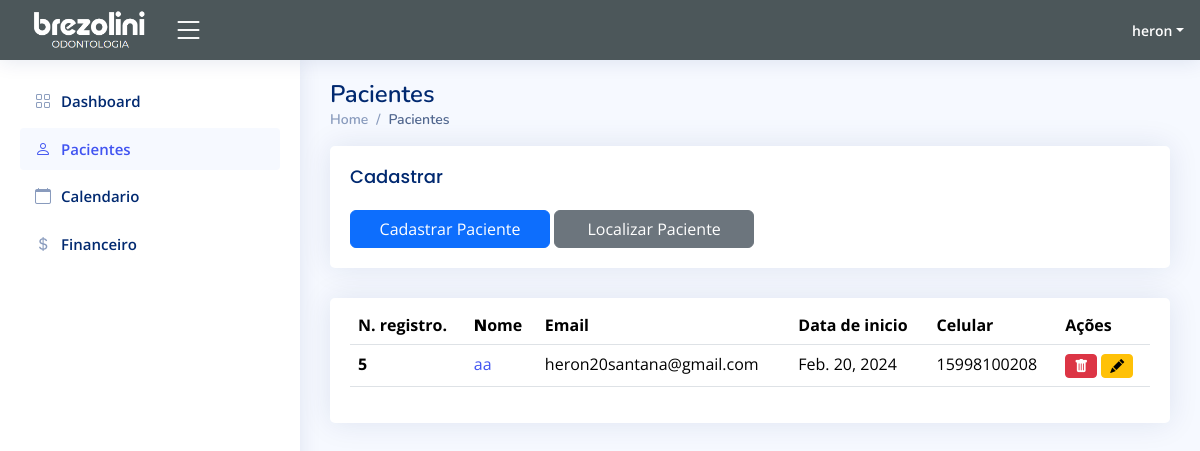
The page /pacientes (signed in) on the database its author committed.
### app/models.py (models this page shows, shortened)
class Paciente(models.Model):
    Nome = models.CharField(max_length=100, blank=False, null=True)
    Email = models.CharField(max_length=100, blank=False, null=True)
    Data_cadastro = models.DateField(blank=False, null=True)
    Data_Nascimento = models.DateField(blank=False, null=True)
    Estado_civil = models.CharField(max_length=100, blank=False, null=True)
    Grupo = models.CharField(max_length=100, blank=False, null=True)
    Situacao_atual = models.CharField(max_length=100, blank=False, null=True)
    observacoes= models.CharField(max_length=256, blank=False, null=True)
    genero = models.CharField(max_length=100, blank=False, null=True)
    celular = models.CharField(max_length=20, blank=False, null=True)
    clinica = models.CharField(max_length=100, blank=False, null=True)
    local_nascimento = models.CharField(max_length=100, blank=False, null=True)
    CPF = models.CharField(max_length=100, blank=False, null=True)
    RG = models.CharField(max_length=100, blank=False, null=True)
    Orgao_emissor = models.CharField(max_length=100, blank=False, null=True)
    Convenio = models.CharField(max_length=100, blank=False, null=True)
    Plano = models.CharField(max_length=100, blank=False, null=True)
    Data_adesao = models.DateField(blank=False, null=True)
    Nome_pai = models.CharField(max_length=100, blank=True, null=True)
    CPF_pai = models.CharField(max_length=100, blank=True, null=True)
    RG_pai = models.CharField(max_length=100, blank=True, null=True)
    Telefone_pai = models.CharField(max_length=100, blank=True, null=True)
    Nome_mae = models.CharField(max_length=100, blank=True, null=True)
    Cpf_mae = models.CharField(max_length=100, blank=True, null=True)
    Rg_mae = models.CharField(max_length=100, blank=True, null=True)
    Telefone_mae=models.CharField(max_length=100, blank=True, null=True)
    CEP=models.IntegerField(blank=False, null=True)
    Endereco = models.CharField(max_length=100, blank=False, null=True)
    Numero = models.IntegerField(blank=False, null=True)
    Complemento = models.CharField(max_length=100, blank=False, null=True)
    Bairro = models.CharField(max_length=100, blank=False, null=True)
    Cidade = models.CharField(max_length=100, blank=False, null=True)
    Estado = models.CharField(max_length=100, blank=False, null=True)

### app/views.py (the view)
# urls.py: path("pacientes", views.pacientes, name="pacientes"),
@login_required(login_url="/")
def pacientes(request):
    pacientes = Paciente.objects.all()
    return render(request, 'frontend/pacientes.html', {'pacientes': pacientes})

### app/templates/frontend/pacientes.html (shortened to what this page needs)
<html lang="en">
{% load static %}
<head>
  <link href="{% static "vendor/bootstrap/css/bootstrap.min.css" %}" rel="stylesheet">
  <link href="{% static "vendor/bootstrap-icons/bootstrap-icons.css" %}" rel="stylesheet">
  <link href="{% static "vendor/boxicons/css/boxicons.min.css" %}" rel="stylesheet">
  <link href="{% static "vendor/quill/quill.snow.css" %}" rel="stylesheet">
  <link href="{% static "vendor/quill/quill.bubble.css" %}" rel="stylesheet">
  <link href="{% static "vendor/remixicon/remixicon.css" %}" rel="stylesheet">
  <link href="{% static "vendor/simple-datatables/style.css" %}" rel="stylesheet">
  <link href="{% static "css/style.css" %}" rel="stylesheet">
</head>
<body>
  <header id="header" class="header fixed-top d-flex align-items-center" style="background-color:rgb(76, 87, 90);">
    <div class="d-flex align-items-center justify-content-between" >
      <a href="index" class="d-flex align-items-center">
        <img src="{% static "img/brezoliniodontologia.PNG" %}" height="50px">
      </a>
      <i class="bi bi-list toggle-sidebar-btn"></i>
    </div>
    <nav class="header-nav ms-auto">
      <ul class="d-flex align-items-center">
        <li class="nav-item dropdown pe-3">
          <a class="nav-link nav-profile d-flex align-items-center pe-0" href="#" data-bs-toggle="dropdown">
            <span class="d-none d-md-block dropdown-toggle ps-2" style="color: white;">{{ user.username }}</span>
          </a>
        </li>
      </ul>
    </nav>
  </header>
  <aside id="sidebar" class="sidebar">
    <ul class="sidebar-nav" id="sidebar-nav">
      <li class="nav-item ">
        <a class="nav-link collapsed" href="index">
          <i class="bi bi-grid"></i>
          <span>Dashboard</span>
        </a>
      </li>
      <li class="nav-item">
        <a class="nav-link " href="pacientes">
          <i class="bi bi-person"></i>
          <span>Pacientes</span>
        </a>
      </li>
      <li class="nav-item">
        <a class="nav-link collapsed" href="calendario">
          <i class="bi bi-calendar"></i>
          <span>Calendario</span>
        </a>
      </li>
      <li class="nav-item">
        <a class="nav-link collapsed" href="financeiro">
          <i class="bi bi-currency-dollar"></i>
          <span>Financeiro</span>
        </a>
      </li>
    </ul>
  </aside>
  <main id="main" class="main">
    <div class="pagetitle">
      <h1>Pacientes</h1>
      <nav>
        <ol class="breadcrumb">
          <li class="breadcrumb-item"><a href="index">Home</a></li>
          <li class="breadcrumb-item active">Pacientes</li>
        </ol>
      </nav>
    </div>
    <section class="section">
        <div class="row">
          <div class="col-lg-12">
            <div class="card">
                <div class="card-body">
                <h5 class="card-title">Cadastrar</h5>
                <a href="cadastrar_paciente"> <button type="button" class="btn btn-primary w-25">Cadastrar Paciente</button></a>
                <button type="button" class="btn btn-secondary w-25">Localizar Paciente</button>
            </div>
            </div>
            <div class="card">
              <div class="card-body">
                <table class="table datatable">
                  <thead>
                    <tr>
                      <th>N. registro.</th>
                      <th>
                        <b>N</b>ome
                      </th>
                      <th>Email</th>
                      <th data-type="date" data-format="YYYY/DD/MM">Data de inicio</th>
                      <th>Celular</th>
                      <th>Ações</th>
                    </tr>
                  </thead>
                  <tbody>
                    {% for paciente in pacientes %}
                    <tr>
                        <th scope="row">{{ paciente.id }}</th>
                        <td><a href="{% url 'pagina_paciente' paciente_id=paciente.id %}">{{ paciente.Nome }}</a></td>
                        <td>
                          {{ paciente.Email }}
                        </td>
                        <td>
                          {{ paciente.Data_cadastro }}
                        </td>
                        <td>{{ paciente.celular }}</td>
                        <td>
                            <a href="{% url 'delete_paciente' paciente_id=paciente.id %}" class="btn btn-danger btn-sm">
                                <i class="bi bi-trash-fill"></i>
                            </a>
                            <a href="{% url 'update_paciente' paciente_id=paciente.id %}" class="btn btn-warning btn-sm">
                              <i class="bi bi-pencil-fill"></i>
                          </a>
                        </td>
                    </tr>
                    {% endfor %}
                  </tbody>
                </table>
              </div>
            </div>
          </div>
        </div>
      </section>
  </main>
</body>
</html>

### app/static/css/style.css (style rules this page uses)
:root { scroll-behavior: smooth; }
body { font-family: "Open Sans", sans-serif; background: #f6f9ff; color: #444444; }
a { color: #4154f1; text-decoration: none; }
h1, h2, h3, h4, h5, h6 { font-family: "Nunito", sans-serif; }
#main { margin-top: 60px; padding: 20px 30px; transition: all 0.3s; }
.pagetitle { margin-bottom: 10px; }
.pagetitle h1 { font-size: 24px; margin-bottom: 0; font-weight: 600; color: #012970; }
.card { margin-bottom: 30px; border: none; border-radius: 5px; box-shadow: 0px 0 30px rgba(1, 41, 112, 0.1); }
.card-title { padding: 20px 0 15px 0; font-size: 18px; font-weight: 500; color: #012970; font-family: "Poppins", sans-serif; }
.card-body { padding: 0 20px 20px 20px; }
.breadcrumb { font-size: 14px; font-family: "Nunito", sans-serif; color: #899bbd; font-weight: 600; }
.breadcrumb a { color: #899bbd; transition: 0.3s; }
.breadcrumb .breadcrumb-item::before { color: #899bbd; }
.breadcrumb .active { color: #51678f; font-weight: 600; }
.header { transition: all 0.5s; z-index: 997; height: 60px; box-shadow: 0px 2px 20px rgba(1, 41, 112, 0.1); background-color: #fff; padding-left: 20px; }
.header .toggle-sidebar-btn { font-size: 32px; padding-left: 10px; cursor: pointer; color: #ffffff; }
.header-nav ul { list-style: none; }
.header-nav>ul { margin: 0; padding: 0; }
.header-nav .nav-profile { color: #012970; }
.header-nav .nav-profile span { font-size: 14px; font-weight: 600; }
.sidebar { position: fixed; top: 60px; left: 0; bottom: 0; width: 300px; z-index: 996; transition: all 0.3s; padding: 20px; overflow-y: auto; scrollbar-width: thin; scrollbar-color: #aab7cf transparent; box-shadow: 0px 0px 20px rgba(1, 41, 112, 0.1); background-color: #fff; }
@media (min-width: 1200px) { #main, #footer { margin-left: 300px; } }
.sidebar-nav { padding: 0; margin: 0; list-style: none; }
.sidebar-nav li { padding: 0; margin: 0; list-style: none; }
.sidebar-nav .nav-item { margin-bottom: 5px; }
.sidebar-nav .nav-link { display: flex; align-items: center; font-size: 15px; font-weight: 600; color: #4154f1; transition: 0.3; background: #f6f9ff; padding: 10px 15px; border-radius: 4px; }
.sidebar-nav .nav-link i { font-size: 16px; margin-right: 10px; color: #4154f1; }
.sidebar-nav .nav-link.collapsed { color: #012970; background: #fff; }
.sidebar-nav .nav-link.collapsed i { color: #899bbd; }

### rows shown on the page
Paciente: id "5", Nome "aa", Email "heron20santana@gmail.com", Data_cadastro "Feb. 20, 2024", celular "15998100208"

### other values the page prints
{{ user.username }} "heron"
